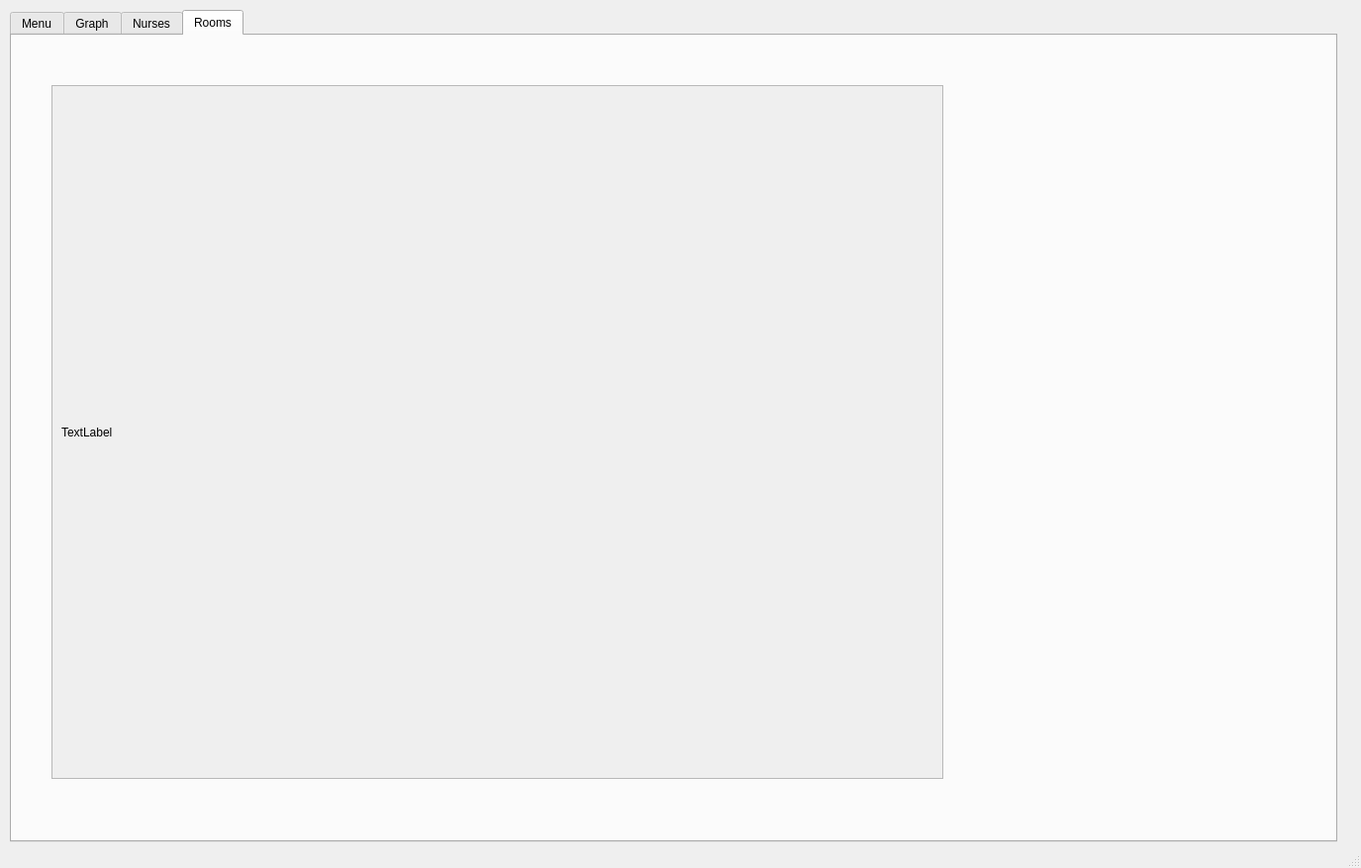
<?xml version="1.0" encoding="UTF-8"?>
<ui version="4.0">
 <class>MainWindow</class>
 <widget class="QMainWindow" name="MainWindow">
  <property name="geometry">
   <rect>
    <x>0</x>
    <y>0</y>
    <width>1375</width>
    <height>877</height>
   </rect>
  </property>
  <property name="windowTitle">
   <string>MainWindow</string>
  </property>
  <widget class="QWidget" name="centralwidget">
   <widget class="QTabWidget" name="tabWidget">
    <property name="geometry">
     <rect>
      <x>10</x>
      <y>10</y>
      <width>1341</width>
      <height>841</height>
     </rect>
    </property>
    <property name="currentIndex">
     <number>3</number>
    </property>
    <widget class="QWidget" name="tab_1">
     <attribute name="title">
      <string>Menu</string>
     </attribute>
     <widget class="QLabel" name="value_slider">
      <property name="geometry">
       <rect>
        <x>470</x>
        <y>220</y>
        <width>261</width>
        <height>41</height>
       </rect>
      </property>
      <property name="text">
       <string/>
      </property>
     </widget>
     <widget class="QLabel" name="label_rooms">
      <property name="geometry">
       <rect>
        <x>10</x>
        <y>10</y>
        <width>261</width>
        <height>41</height>
       </rect>
      </property>
      <property name="text">
       <string>Hello, select number of rooms:</string>
      </property>
     </widget>
     <widget class="QPushButton" name="select_nurses">
      <property name="geometry">
       <rect>
        <x>140</x>
        <y>130</y>
        <width>93</width>
        <height>41</height>
       </rect>
      </property>
      <property name="text">
       <string>Select nurses</string>
      </property>
     </widget>
     <widget class="QLineEdit" name="rooms">
      <property name="geometry">
       <rect>
        <x>12</x>
        <y>50</y>
        <width>121</width>
        <height>31</height>
       </rect>
      </property>
     </widget>
     <widget class="QLabel" name="error_nurse">
      <property name="geometry">
       <rect>
        <x>140</x>
        <y>170</y>
        <width>261</width>
        <height>41</height>
       </rect>
      </property>
      <property name="palette">
       <palette>
        <active>
         <colorrole role="Text">
          <brush brushstyle="SolidPattern">
           <color alpha="255">
            <red>255</red>
            <green>0</green>
            <blue>4</blue>
           </color>
          </brush>
         </colorrole>
        </active>
        <inactive>
         <colorrole role="Text">
          <brush brushstyle="SolidPattern">
           <color alpha="255">
            <red>255</red>
            <green>0</green>
            <blue>4</blue>
           </color>
          </brush>
         </colorrole>
        </inactive>
        <disabled>
         <colorrole role="Text">
          <brush brushstyle="SolidPattern">
           <color alpha="255">
            <red>120</red>
            <green>120</green>
            <blue>120</blue>
           </color>
          </brush>
         </colorrole>
        </disabled>
       </palette>
      </property>
      <property name="text">
       <string/>
      </property>
     </widget>
     <widget class="QPushButton" name="select_year">
      <property name="geometry">
       <rect>
        <x>740</x>
        <y>140</y>
        <width>93</width>
        <height>41</height>
       </rect>
      </property>
      <property name="text">
       <string>Select year</string>
      </property>
     </widget>
     <widget class="QLabel" name="label_nurses">
      <property name="geometry">
       <rect>
        <x>10</x>
        <y>93</y>
        <width>261</width>
        <height>41</height>
       </rect>
      </property>
      <property name="text">
       <string>Select numer of nurses:</string>
      </property>
     </widget>
     <widget class="QLabel" name="estimated_number_of_nurses">
      <property name="geometry">
       <rect>
        <x>250</x>
        <y>50</y>
        <width>261</width>
        <height>41</height>
       </rect>
      </property>
      <property name="text">
       <string/>
      </property>
     </widget>
     <widget class="QSpinBox" name="month">
      <property name="geometry">
       <rect>
        <x>610</x>
        <y>61</y>
        <width>121</width>
        <height>31</height>
       </rect>
      </property>
      <property name="minimum">
       <number>1</number>
      </property>
      <property name="maximum">
       <number>12</number>
      </property>
     </widget>
     <widget class="QLabel" name="label_more_qualified_nurses">
      <property name="geometry">
       <rect>
        <x>10</x>
        <y>190</y>
        <width>261</width>
        <height>41</height>
       </rect>
      </property>
      <property name="text">
       <string>Select percent of more qualified nurses:</string>
      </property>
     </widget>
     <widget class="QSpinBox" name="year">
      <property name="geometry">
       <rect>
        <x>610</x>
        <y>150</y>
        <width>121</width>
        <height>31</height>
       </rect>
      </property>
      <property name="minimum">
       <number>1970</number>
      </property>
      <property name="maximum">
       <number>2023</number>
      </property>
     </widget>
     <widget class="QPushButton" name="select_month">
      <property name="geometry">
       <rect>
        <x>738</x>
        <y>57</y>
        <width>93</width>
        <height>41</height>
       </rect>
      </property>
      <property name="text">
       <string>Select month</string>
      </property>
     </widget>
     <widget class="QLabel" name="label_month">
      <property name="geometry">
       <rect>
        <x>608</x>
        <y>20</y>
        <width>261</width>
        <height>41</height>
       </rect>
      </property>
      <property name="text">
       <string>Select month (1-12)</string>
      </property>
     </widget>
     <widget class="QPushButton" name="select_rooms">
      <property name="geometry">
       <rect>
        <x>140</x>
        <y>47</y>
        <width>93</width>
        <height>41</height>
       </rect>
      </property>
      <property name="text">
       <string>Select rooms</string>
      </property>
     </widget>
     <widget class="QSlider" name="percent_of_3nurses">
      <property name="geometry">
       <rect>
        <x>10</x>
        <y>240</y>
        <width>451</width>
        <height>22</height>
       </rect>
      </property>
      <property name="maximum">
       <number>100</number>
      </property>
      <property name="orientation">
       <enum>Qt::Horizontal</enum>
      </property>
      <property name="tickPosition">
       <enum>QSlider::TicksAbove</enum>
      </property>
     </widget>
     <widget class="QLabel" name="label_year">
      <property name="geometry">
       <rect>
        <x>610</x>
        <y>103</y>
        <width>261</width>
        <height>41</height>
       </rect>
      </property>
      <property name="text">
       <string>Select year</string>
      </property>
     </widget>
     <widget class="QLineEdit" name="nurses">
      <property name="geometry">
       <rect>
        <x>12</x>
        <y>133</y>
        <width>121</width>
        <height>31</height>
       </rect>
      </property>
     </widget>
     <widget class="QLabel" name="error_room">
      <property name="geometry">
       <rect>
        <x>140</x>
        <y>90</y>
        <width>261</width>
        <height>41</height>
       </rect>
      </property>
      <property name="text">
       <string/>
      </property>
     </widget>
     <widget class="QPushButton" name="submit">
      <property name="geometry">
       <rect>
        <x>20</x>
        <y>460</y>
        <width>93</width>
        <height>28</height>
       </rect>
      </property>
      <property name="text">
       <string>Submit</string>
      </property>
     </widget>
     <widget class="QWidget" name="verticalLayoutWidget">
      <property name="geometry">
       <rect>
        <x>0</x>
        <y>500</y>
        <width>1321</width>
        <height>311</height>
       </rect>
      </property>
      <layout class="QVBoxLayout" name="verticalLayout">
       <item>
        <widget class="QTableWidget" name="tableWidget"/>
       </item>
      </layout>
     </widget>
    </widget>
    <widget class="QWidget" name="tab_2">
     <attribute name="title">
      <string>Graph</string>
     </attribute>
    </widget>
    <widget class="QWidget" name="tab_3">
     <attribute name="title">
      <string>Nurses</string>
     </attribute>
     <widget class="QScrollArea" name="scrollArea">
      <property name="geometry">
       <rect>
        <x>49</x>
        <y>46</y>
        <width>891</width>
        <height>701</height>
       </rect>
      </property>
      <property name="widgetResizable">
       <bool>true</bool>
      </property>
      <widget class="QWidget" name="scrollAreaWidgetContents">
       <property name="geometry">
        <rect>
         <x>0</x>
         <y>0</y>
         <width>889</width>
         <height>699</height>
        </rect>
       </property>
       <layout class="QVBoxLayout" name="verticalLayout_2">
        <item>
         <widget class="QLabel" name="scroll_nurses">
          <property name="text">
           <string/>
          </property>
         </widget>
        </item>
       </layout>
      </widget>
     </widget>
    </widget>
    <widget class="QWidget" name="tab_4">
     <attribute name="title">
      <string>Rooms</string>
     </attribute>
     <widget class="QScrollArea" name="scrollArea_2">
      <property name="geometry">
       <rect>
        <x>40</x>
        <y>50</y>
        <width>901</width>
        <height>701</height>
       </rect>
      </property>
      <property name="widgetResizable">
       <bool>true</bool>
      </property>
      <widget class="QWidget" name="scrollAreaWidgetContents_2">
       <property name="geometry">
        <rect>
         <x>0</x>
         <y>0</y>
         <width>899</width>
         <height>699</height>
        </rect>
       </property>
       <layout class="QVBoxLayout" name="verticalLayout_3">
        <item>
         <widget class="QLabel" name="scroll_rooms">
          <property name="text">
           <string>TextLabel</string>
          </property>
         </widget>
        </item>
       </layout>
      </widget>
     </widget>
    </widget>
   </widget>
  </widget>
  <widget class="QStatusBar" name="statusbar"/>
 </widget>
 <resources/>
 <connections/>
</ui>
